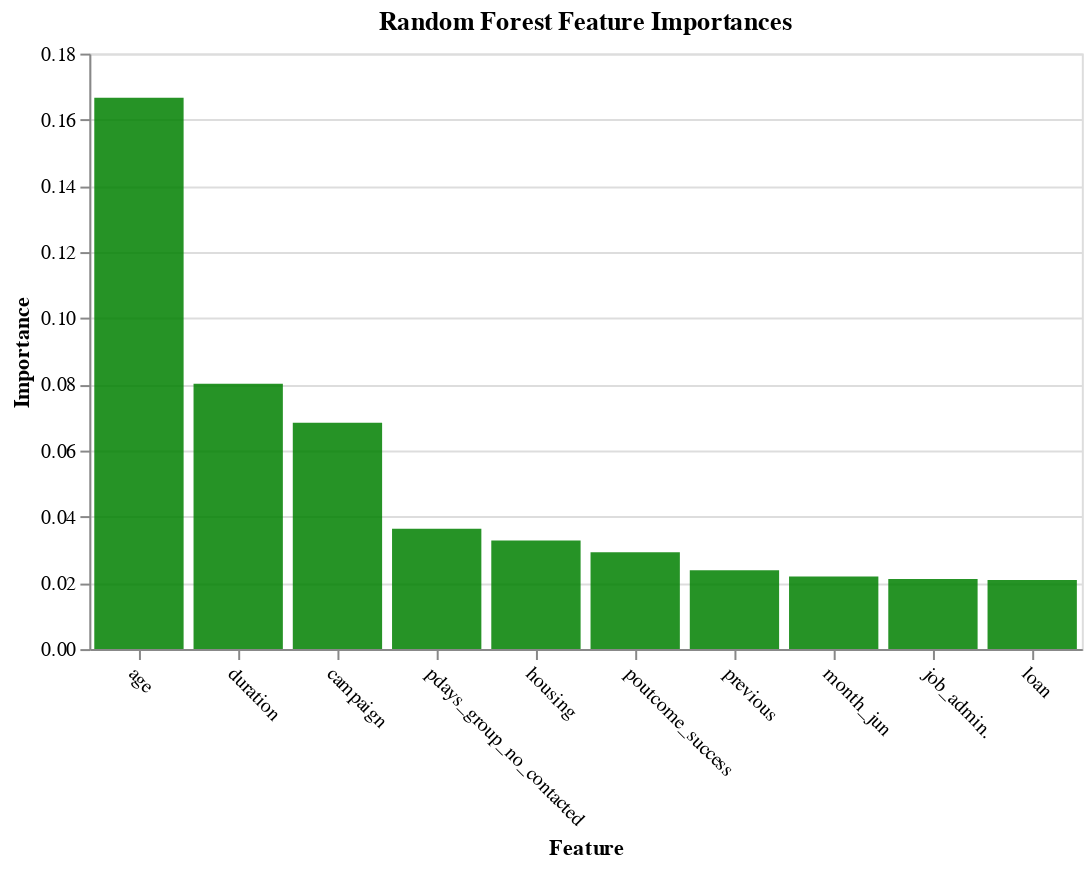

The cell this chart's notebook holds for it:
### Code cell
plot_imp(best_features, feature_importances_rfi, 'Random Forest', 'green')

### Figure 1 — Vega-Lite specification as saved in the notebook (floating-point values rounded to 4 significant figures)
{"config": {"view": {"continuousWidth": 400, "continuousHeight": 300}}, "data": {"name": "data-e52f8d1fe41bb3fe32c173e570a36afa"}, "mark": {"type": "bar", "color": "green", "opacity": 0.85}, "encoding": {"x": {"type": "nominal", "axis": {"labelAngle": 45}, "field": "features", "sort": null, "title": "Feature"}, "y": {"type": "quantitative", "field": "importances", "title": "Importance"}}, "title": "Random Forest Feature Importances", "width": 500, "$schema": "https://vega.github.io/schema/vega-lite/v4.0.2.json", "datasets": {"data-e52f8d1fe41bb3fe32c173e570a36afa": [{"features": "age", "importances": 0.1667}, {"features": "duration", "importances": 0.08022}, {"features": "campaign", "importances": 0.06845}, {"features": "pdays_group_no_contacted", "importances": 0.03637}, {"features": "housing", "importances": 0.0328}, {"features": "poutcome_success", "importances": 0.02928}, {"features": "previous", "importances": 0.02384}, {"features": "month_jun", "importances": 0.02197}, {"features": "job_admin.", "importances": 0.02116}, {"features": "loan", "importances": 0.0209}]}}
